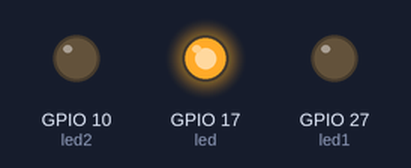
Simulated run of this program. Board: Raspberry Pi (BCM pin numbers). Parts: output pins drawn as LEDs (lit = HIGH).

Above: at 1.0 s.
At 3.5 s:
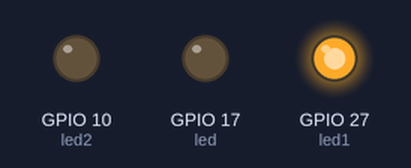
At 5.5 s:
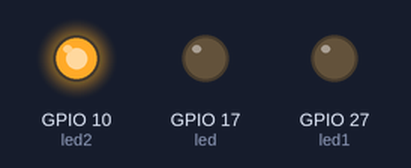
At 6.5 s:
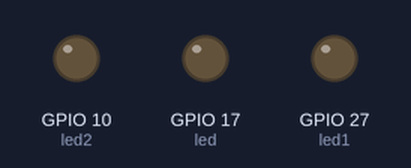
Timing chart, 0 to 9.1 s (numbered marks = the images above):
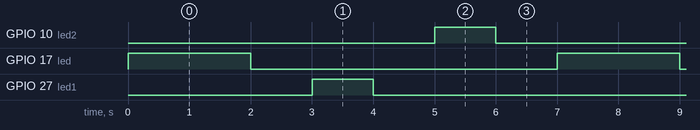

Measured:
- by itself, GPIO 10 (led2), GPIO 27 (led1): alternates HIGH for 1.0 s and LOW for 6.0 s
- by itself, GPIO 17 (led): alternates HIGH for 2.0 s and LOW for 5.0 s
- by itself, everything shown: repeats every 7.0 s, in 6 steps

The program:

gpo.py
```python
from gpiozero import LED
from time import sleep

led = LED(17)
led1 = LED(27)
led2 = LED(10)

while True:
    led.on()
    sleep(2)
    led.off()
    sleep(1)

    led1.on()
    sleep(1)
    led1.off()
    sleep(1)

    led2.on()
    sleep(1)
    led2.off()
    sleep(1)
    
```
